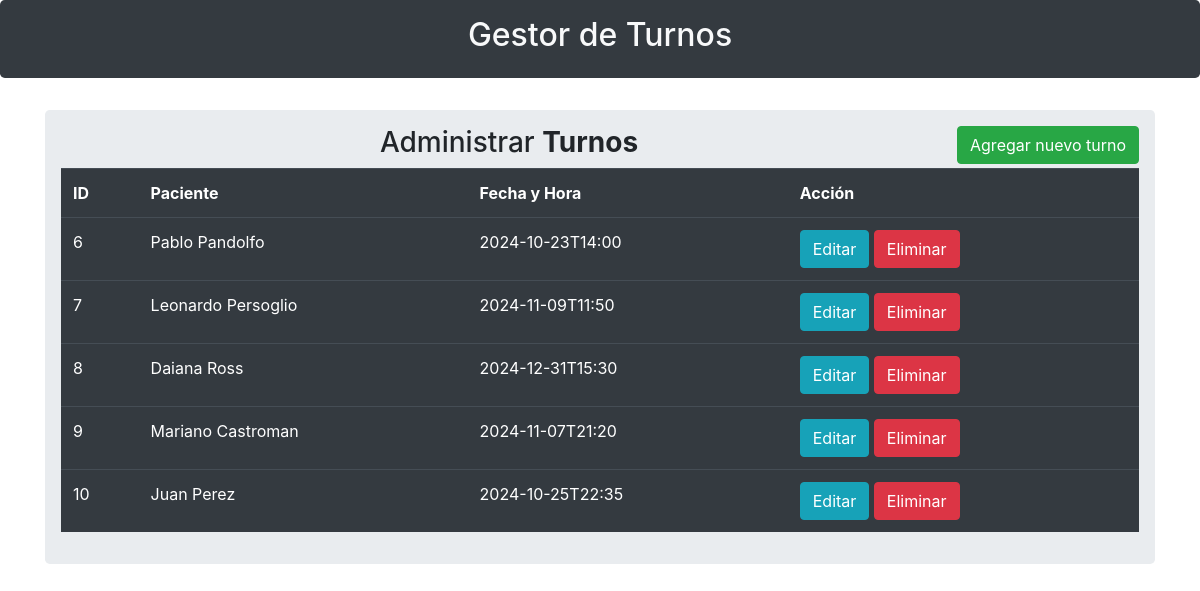
The app's page /, older data.
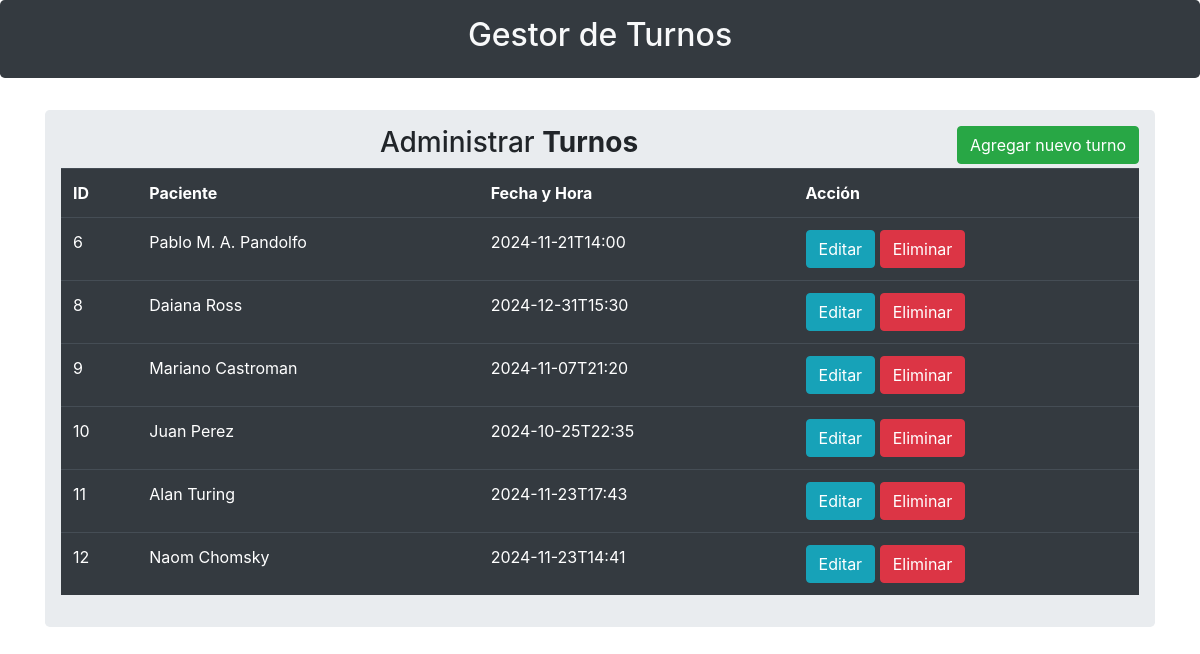
The same page, newer data.
### tables this page shows
CREATE TABLE turnos (id integer primary key autoincrement, paciente text not null, fecha text not null);

### api.py (the view)
@app.route('/')
def index():
    con = sqlite3.connect('turnos.db')
    con.row_factory = sqlite3.Row
    cur = con.cursor()
    cur.execute('SELECT * FROM turnos')
    all_data = cur.fetchall()
    return render_template("index.html", all_data = all_data)

### templates/index.html (shortened to what this page needs)
{% extends 'base.html' %} {% include 'header.html' %}
{% block body %}
<div class="container">
    <div class="row">
        <div class="col-md-12">
            <div class="jumbotron p-3">
                <h3 class="text-center">Administrar <b>Turnos</b>
                    <button type="button" class="btn btn-success float-right" data-toggle="modal" data-target="#mymodal">Agregar nuevo turno </button>
                </h3>
                <table class="table table-hover table-dark">
                    <tr>
                        <th>ID</th>
                        <th>Paciente</th>
                        <th>Fecha y Hora</th>
                        <th>Acción</th>
                    </tr>
                    {% for row in all_data %}
                    <tr>
                        <td>{{row.id}}</td>
                        <td>{{row.paciente}}</td>
                        <td>{{row.fecha}}</td>
                        <td>
                            <a href="/update/{{row.id}}" class="btn btn-info btn-xs" data-toggle="modal" data-target="#modaledit{{row.id}}">Editar</a>
                            <a href="/delete/{{row.id}}" class="btn btn-danger btn-xs" onclick="return confirm('Esta seguro?')">Eliminar</a>
                        </td>
                    </tr>
                    {% endfor %}
                </table>
            </div>
        </div>
    </div>
</div>
{% endblock %}

Row changes from the older to the newer data that the page shows:
removed turnos: id "7", paciente "Leonardo Persoglio", fecha "2024-11-09T11:50"
changed turnos id 6: paciente "Pablo Pandolfo" → "Pablo M. A. Pandolfo"; fecha "2024-10-23T14:00" → "2024-11-21T14:00"
added turnos: id "11", paciente "Alan Turing", fecha "2024-11-23T17:43"
added turnos: id "12", paciente "Naom Chomsky", fecha "2024-11-23T14:41"
